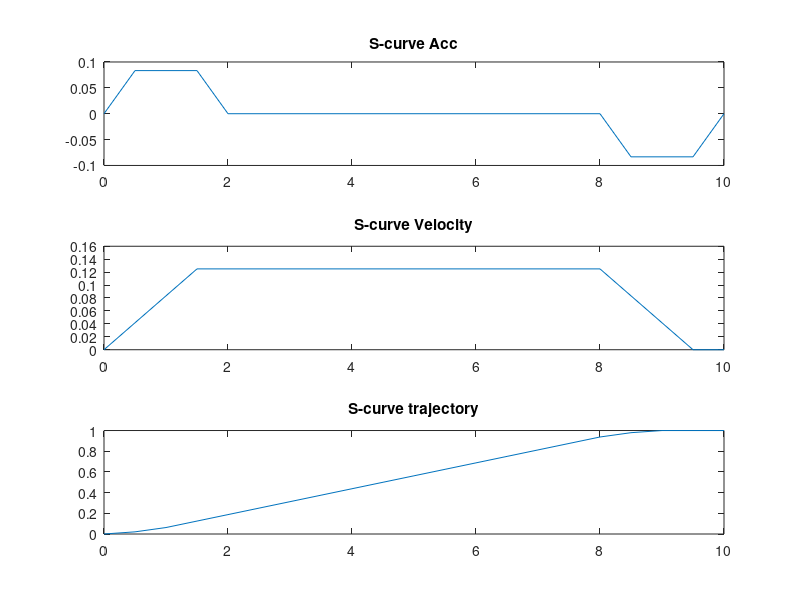

This chart was generated by the following MATLAB code:

    totalTime=10;
    timeInterval=0.5;
    taFactor=0.2;
    tajFactor=0.25;
    velLi1near=0.1;
    %%Geração de um perfil de velocidade trapezoidal
    % Dado um tempo de t segundos
    t = 0:timeInterval:totalTime;
    v=zeros(1,length(t));
    acc=zeros(1,length(t));
%     % Uma trajetória retilinea de x metros
%     dt=totalDistance;
    %Temos uma velocidade media vavg
    vavg=velLi1near;
    
    %Considerando ta e td como 20% do tempo total
    ta=taFactor*t(end);
    td=ta;
    tc=1-ta-td;
    
    %Considerando o perfil de aceleração como triangular, temos os tempos de
    %jerk em 50% da aceleração
    taj=ta*tajFactor;
    tdj=taj;
    tcj=ta-taj-tdj;
    
    %tc sendo o tempo de velocidade constante
    tc=t(end)-ta-td;
    %dado dt=((1/2)*vmax)*(ta+td)+vmax*(tc)
    %temos dt=(1/10)*vmax+vmax*(8/10) e dt=vavg*tt
    vmax=vavg*((ta+tc)/t(end))^-1;
    accavg=vmax/(ta);
    accmax=accavg*((taj+tcj)/ta)^-1;
    jerk=accmax/taj;
    i=2;
    
    while(t(i)<=taj)
        
        acc(i)=acc(i-1)+jerk*(t(i)-t(i-1));
        i=i+1;
        
    end
    while(t(i)<=(taj+tcj))
        
        acc(i)=acc(i-1);
        i=i+1;
        
    end
    while(t(i)<=(taj+tcj+tdj))
        
        acc(i)=acc(i-1)-jerk*(t(i)-t(i-1));
        i=i+1;
        
    end
    while(t(i)<=(taj+tcj+tdj+tc))
        
        acc(i)=acc(i-1);
        i=i+1;
        
    end
    while(t(i)<=(taj+tcj+tdj+tc+tdj))
        
        acc(i)=acc(i-1)-jerk*(t(i)-t(i-1));
        i=i+1;
        
    end
    while(t(i)<=(taj+tcj+tdj+tc+taj+tcj))
        
        acc(i)=acc(i-1);
        i=i+1;
        
    end
    while(t(i)<(taj+tcj+tdj+tc+taj+tcj+tdj))
        
        acc(i)=acc(i-1)+jerk*(t(i)-t(i-1));
        i=i+1;
        
    end
    for i=2:length(t)
        v(i)=v(i-1)+acc(i)*(t(i)-t(i-1));
    end
    
    d=zeros(1,length(v));
    
    for i=2:length(v)
        d(i)=d(i-1)+(v(i))*(t(i)-t(i-1));
    end
    
    figure('Name','Profiles');
    subplot(3,1,1)
    plot(t,acc)
    title('S-curve Acc')
    subplot(3,1,2)
    plot(t,v)
    title('S-curve Velocity')
    subplot(3,1,3)
    plot(t,d)
    title('S-curve trajectory')
